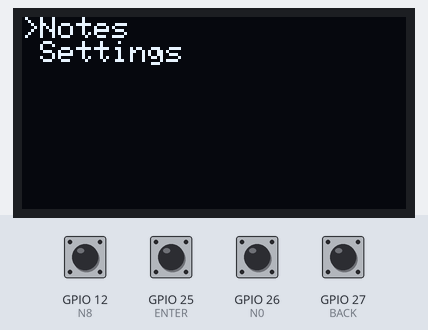
Simulated run of this program. Board: ESP32. Shown: 128×64 one-colour display. Inputs (shaded band) come from the test bench; at power-on: GPIO 12 (N8), GPIO 25 (ENTER), GPIO 26 (N0), GPIO 27 (BACK) HIGH.

Above: at 1.2 s.
1.3 s: GPIO 25 (ENTER) pulled LOW for 0.15 s
At 2.3 s:
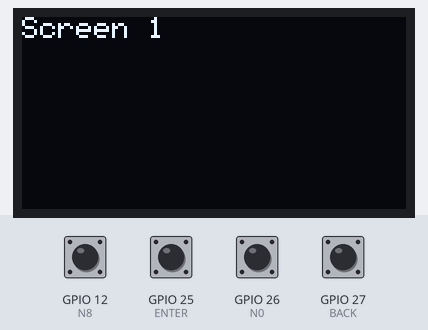
3.0 s: GPIO 27 (BACK) pulled LOW for 0.15 s
At 3.5 s:
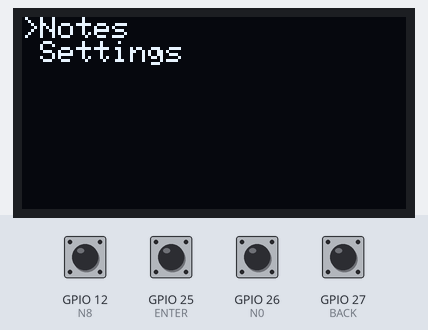
4.7 s: GPIO 26 (N0) pulled LOW for 0.15 s
At 5.9 s:
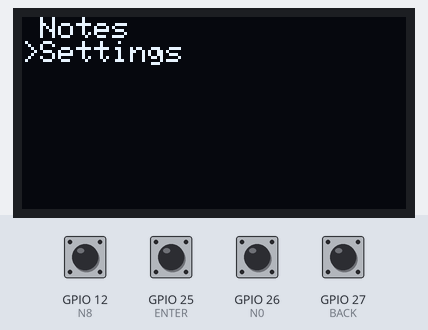
6.4 s: GPIO 25 (ENTER) pulled LOW for 1 s
At 6.75 s:
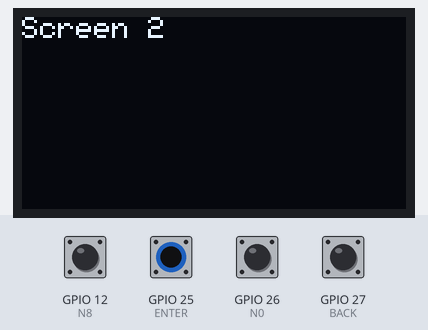
8.9 s: GPIO 27 (BACK) pulled LOW for 1 s
At 10.1 s:
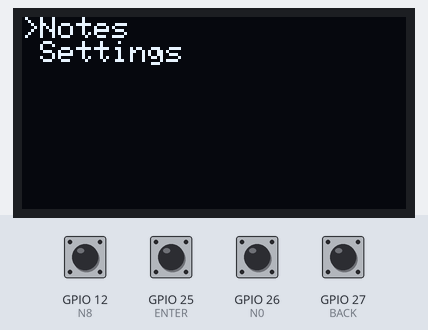
11.4 s: GPIO 26 (N0) pulled LOW for 1 s
At 12.0 s:
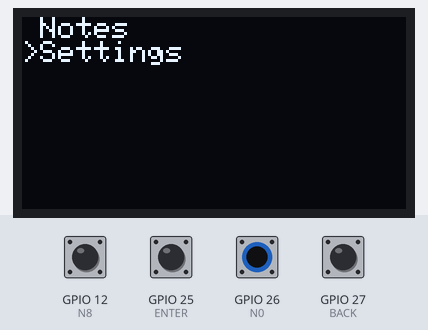
Timing chart, 0 to 14.4 s (numbered marks = the images above; inputs shaded):
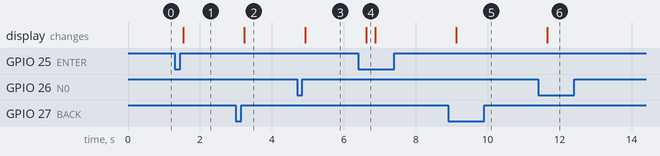

The program:

main.cpp
```cpp
#include <Adafruit_GFX.h>
#include <Adafruit_SSD1306.h>
#include <Arduino.h>

#define SCREEN_WIDTH 128
#define SCREEN_HEIGHT 64
#define OLED_RESET -1

Adafruit_SSD1306 display(SCREEN_WIDTH, SCREEN_HEIGHT, &Wire, OLED_RESET);

const int N1 = 15;
const int N2 = 2;
const int N3 = 4;
const int N4 = 5;
const int N5 = 18;
const int N6 = 19;
const int N7 = 13;
const int N8 = 12;
const int N9 = 14;
const int BACK = 27;
const int N0 = 26;
const int ENTER = 25;

int menuSelected = 0;
int menuEntered = -1;

void displayMenu() {
  int up = digitalRead(N8);
  int down = digitalRead(N0);
  int back = digitalRead(BACK);
  int enter = digitalRead(ENTER);

  if (down == LOW) {
    menuSelected++;
    delay(200);
  }
  if (up == LOW) {
    menuSelected--;
    delay(200);
  }
  if (back == LOW) {
    menuEntered = -1;
    menuSelected = 0;
    delay(200);
  }
  if (enter == LOW) {
    menuEntered = menuSelected;
    menuSelected = 0;
    delay(200);
  }

  int menuSize = 2;
  const char *menu[menuSize] = {"Notes", "Settings"};

  // prevent stuff from going out of bounds
  if (menuSelected < 0) {
    menuSelected = 0;
  }
  if (menuSelected > menuSize - 1) {
    menuSelected = menuSize - 1;
  }

  switch (menuEntered) {
    case -1:
      display.clearDisplay();
      display.setTextSize(1);
      display.setTextColor(WHITE);
      display.setCursor(0, 0);

      for (int i = 0; i < menuSize; i++) {
        if (i == menuSelected) {
          display.print(">");
        } else {
          display.print(" ");
        }
        display.println(menu[i]);
      }

      display.display();
      break;
    case 0:
      display.clearDisplay();
      display.setTextSize(1);
      display.setTextColor(WHITE);
      display.setCursor(0, 0);

      display.println("Screen 1");

      display.display();
      break;
    case 1:
      display.clearDisplay();
      display.setTextSize(1);
      display.setTextColor(WHITE);
      display.setCursor(0, 0);

      display.println("Screen 2");

      display.display();
      break;
    case 2:
      display.clearDisplay();
      display.setTextSize(1);
      display.setTextColor(WHITE);
      display.setCursor(0, 0);

      display.println("Screen 3");

      display.display();
      break;
  }
}

void setup() {
  // put your setup code here, to run once:
  Serial.begin(115200);

  pinMode(N1, INPUT_PULLUP);
  pinMode(N2, INPUT_PULLUP);
  pinMode(N3, INPUT_PULLUP);
  pinMode(N4, INPUT_PULLUP);
  pinMode(N5, INPUT_PULLUP);
  pinMode(N6, INPUT_PULLUP);
  pinMode(N7, INPUT_PULLUP);
  pinMode(N8, INPUT_PULLUP);
  pinMode(N9, INPUT_PULLUP);
  pinMode(BACK, INPUT_PULLUP);
  pinMode(N0, INPUT_PULLUP);
  pinMode(ENTER, INPUT_PULLUP);

  if (!display.begin(SSD1306_SWITCHCAPVCC, 0x3C)) {
    Serial.println(F("SSD1306 allocation failed"));
    for (;;)
      ;
  }
}

void loop() {
  // put your main code here, to run repeatedly:
  displayMenu();

  delay(10);  // this speeds up the simulation
}
```

Measured:
- after the input at 1.3 s, the display: changes after 0.24 s (image 1)
- after the input at 3.0 s, the display: changes after 0.24 s (image 2)
- after the input at 4.7 s, the display: changes after 0.23 s (image 3)
- after the input at 6.4 s, the display: changes after 0.23 s (image 4)
- after the input at 8.9 s, the display: changes after 0.23 s (image 5)
- after the input at 11.4 s, the display: changes after 0.26 s (image 6)
